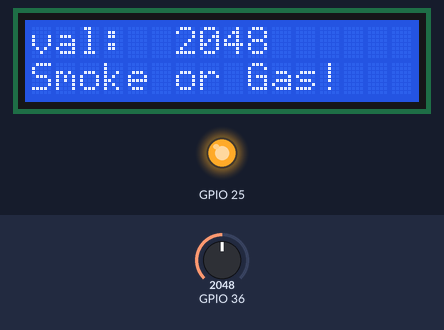
Bench run of a sketch on a simulated ESP32. Shown: 16×2 character LCD, output pins drawn as LEDs (lit = HIGH). The test bench sets the inputs (shaded band); at power-on: GPIO 36 = 2048. What the sketch prints to the serial monitor is not drawn.

Above: at 1.2 s.
1.3 s: GPIO 36 set to 848
At 2.0 s:
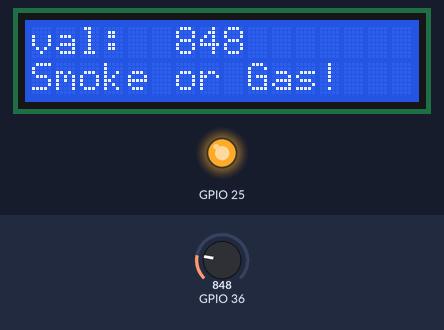
4.4 s: GPIO 36 set to 737
At 5.7 s:
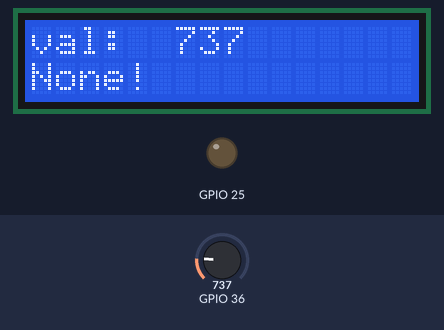
7.3 s: GPIO 36 set to 840
At 7.8 s:
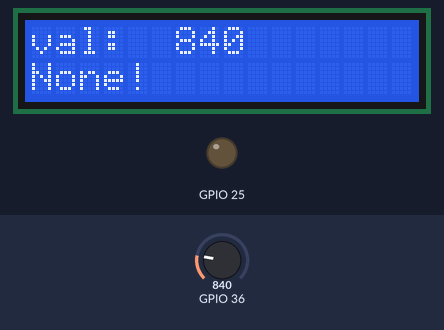
Timing chart, 0 to 10.3 s (numbered marks = the images above; inputs shaded):
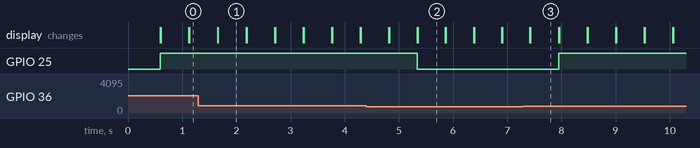

The sketch:

Project_25_Smoke_Alarm.ino
```cpp
//**********************************************************************************
/*
 * 名称   : Smoke_Alarm
 * 功能   : 烟雾或可燃性气体控制蜂鸣器和LCD
 * 作者   : http://www.keyes-robot.com/
*/
#include <Arduino.h>
#include <LiquidCrystal_I2C.h>

// LCD连接的引脚：sda--io21, scl--io22
LiquidCrystal_I2C lcd(0x27,16,2); // 将显示16字符,2行的LCD设置地址为0x27
int item = 0;

void setup() {
  Serial.begin(115200);
  lcd.init(); // 初始化LCD
  lcd.backlight(); // 打开LCD背光
  lcd.clear();
  pinMode(36, INPUT);  //模拟气体(MQ-2)传感器连接GPIO36上，并设置为输入模式
  pinMode(25, OUTPUT); //将有源蜂鸣器连接到GPIO25上，并设置为输出模式
}

void loop() {
  item = analogRead(36); //读取模拟气体(MQ-2)传感器输出的模拟信号
  Serial.println(item);  //串口打印模拟气体(MQ-2)传感器输出的模拟信号
  lcd.setCursor(0, 0);
  lcd.print("val: ");
  lcd.setCursor(6, 0);
  lcd.print(item);
  delay(500);
  lcd.clear();
  if (item > 800) {  //检测到烟雾或可燃性气体，模拟值大于800
    lcd.clear();
    lcd.setCursor(0, 1);
    lcd.print("Smoke or Gas!");
    digitalWrite(25, HIGH); //打开蜂鸣器

  } else {  //烟雾或可燃性气体模拟值小于800
    lcd.clear();
    lcd.setCursor(0, 1);
    lcd.print("None!");
    digitalWrite(25, LOW); //关闭蜂鸣器

  }
}
//**********************************************************************************
```

Measured:
- the behaviour switches between 801 and 800 on GPIO 36 (found by bisection; images 1 and 2)
- after the input at 1.3 s, the display: first differs from a run without the input after 0.36 s (image 1)
- after the input at 4.4 s, GPIO 25: HIGH → LOW after 0.94 s; the display: first differs from a run without the input after 0.43 s (image 2 shows a later state)
- after the input at 7.3 s, GPIO 25: LOW → HIGH after 0.65 s; the display: first differs from a run without the input after 0.13 s (image 3)
- what the display in image 1 shows lasts 0.5 s, from 1.7 s to 2.2 s
